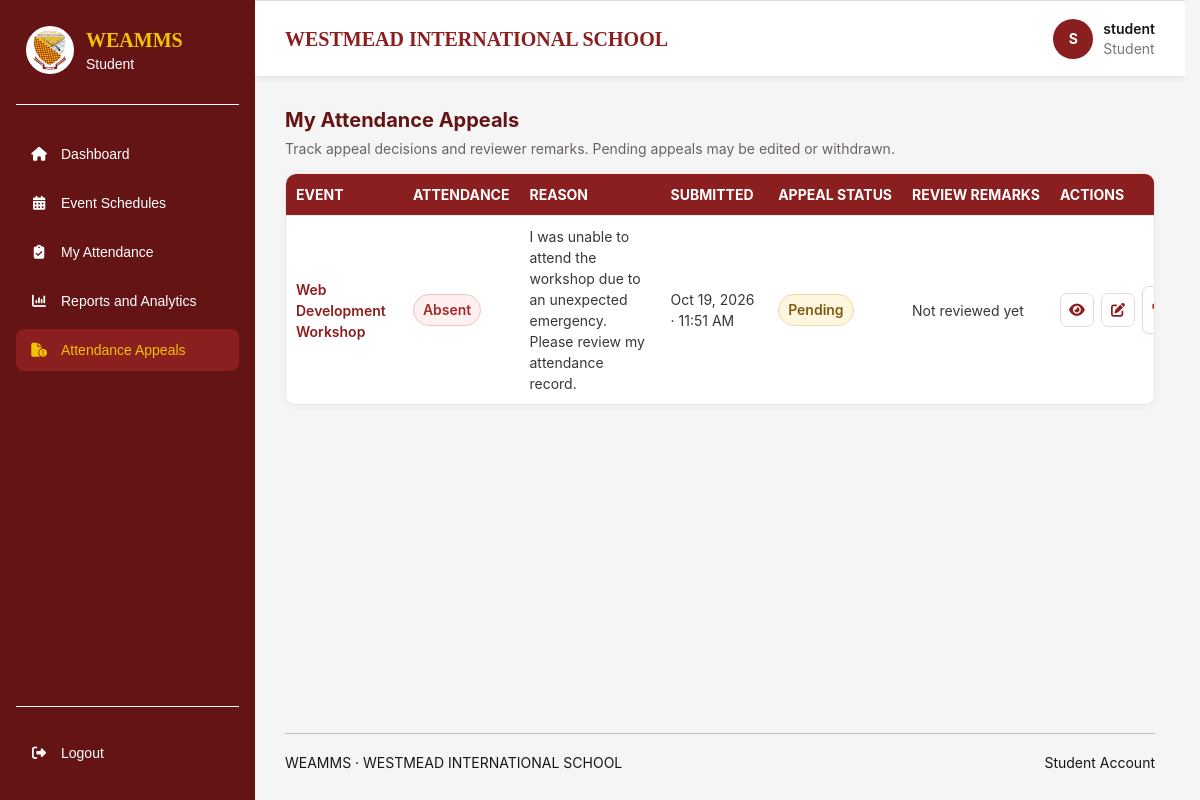
Page /student/appeals/index.php (signed in) on the committed database.
### tables this page shows
CREATE TABLE `attendance_appeals` (
  `appeal_id` bigint(20) UNSIGNED NOT NULL,
  `attendance_id` bigint(20) UNSIGNED NOT NULL,
  `student_id` bigint(20) UNSIGNED NOT NULL,
  `appeal_reason` text NOT NULL,
  `evidence_path` varchar(500) NOT NULL,
  `appeal_status` enum('pending','approved','rejected','withdrawn') NOT NULL DEFAULT 'pending',
  `reviewed_by_department_head_id` bigint(20) UNSIGNED DEFAULT NULL,
  `reviewed_at` datetime DEFAULT NULL,
  `reviewer_remarks` text DEFAULT NULL,
  `submitted_at` timestamp NOT NULL DEFAULT current_timestamp(),
  `updated_at` timestamp NOT NULL DEFAULT current_timestamp() ON UPDATE current_timestamp()
);

CREATE TABLE `events` (
  `event_id` bigint(20) UNSIGNED NOT NULL,
  `department_id` bigint(20) UNSIGNED NOT NULL,
  `requested_by` bigint(20) UNSIGNED NOT NULL,
  `academic_period_id` bigint(20) UNSIGNED NOT NULL,
  `event_title` varchar(200) NOT NULL,
  `event_description` text DEFAULT NULL,
  `venue` varchar(200) DEFAULT NULL,
  `start_at` datetime NOT NULL,
  `end_at` datetime NOT NULL,
  `attendance_opens_at` datetime DEFAULT NULL,
  `attendance_closes_at` datetime DEFAULT NULL,
  `event_status` enum('pending','approved','rejected','cancelled','cancellation_requested','completed') NOT NULL DEFAULT 'pending',
  `admin_reviewed_by` bigint(20) UNSIGNED DEFAULT NULL,
  `admin_reviewed_at` datetime DEFAULT NULL,
  `admin_remarks` text DEFAULT NULL,
  `cancellation_requested_at` datetime DEFAULT NULL,
  `cancellation_requested_by` bigint(20) UNSIGNED DEFAULT NULL,
  `cancellation_request_remarks` text DEFAULT NULL,
  `created_at` timestamp NOT NULL DEFAULT current_timestamp(),
  `updated_at` timestamp NOT NULL DEFAULT current_timestamp() ON UPDATE current_timestamp()
);

CREATE TABLE `event_attendance` (
  `attendance_id` bigint(20) UNSIGNED NOT NULL,
  `event_id` bigint(20) UNSIGNED NOT NULL,
  `student_id` bigint(20) UNSIGNED NOT NULL,
  `attendance_status` enum('present','late','absent','excused') NOT NULL DEFAULT 'absent',
  `check_in_at` datetime DEFAULT NULL,
  `recorded_by_user_id` bigint(20) UNSIGNED DEFAULT NULL,
  `record_source` enum('barcode','department_head','appeal') NOT NULL DEFAULT 'barcode',
  `remarks` varchar(500) DEFAULT NULL,
  `created_at` timestamp NOT NULL DEFAULT current_timestamp(),
  `updated_at` timestamp NOT NULL DEFAULT current_timestamp() ON UPDATE current_timestamp()
);

### includes/student_context.php (called while the page is built, shortened)
<?php
$studentBaseUrl = BASE_URL;
function studentEscape(mixed $value): string
{
    return htmlspecialchars((string) $value, ENT_QUOTES, 'UTF-8');
}
function studentDateTime(
    ?string $value,
    string $format = 'M j, Y · g:i A'
): string {
    $timestamp = strtotime($value);
    return $timestamp === false
        ? 'Not available'
        : date($format, $timestamp);
}

### student/appeals/index.php (the view, shortened to what this page needs)
<?php
require_once __DIR__ . '/../../includes/student_context.php';
$stmt = $pdo->prepare(
    'SELECT
        aa.appeal_id,
        aa.appeal_reason,
        aa.appeal_status,
        aa.evidence_path,
        aa.submitted_at,
        aa.reviewed_at,
        aa.reviewer_remarks,
        ea.attendance_id,
        ea.attendance_status,
        e.event_id,
        e.event_title,
        e.start_at
     FROM attendance_appeals aa
     INNER JOIN event_attendance ea
        ON ea.attendance_id = aa.attendance_id
     INNER JOIN events e
        ON e.event_id = ea.event_id
     WHERE aa.student_id = ?
       AND ea.student_id = ?
       AND e.department_id = ?
     ORDER BY aa.submitted_at DESC, aa.appeal_id DESC'
);
$stmt->execute([
    $studentId,
    $studentId,
    $studentDepartmentId
]);
$appeals = $stmt->fetchAll(PDO::FETCH_ASSOC);
require_once __DIR__ . '/../../includes/student_layout_start.php';
$statusClass = static function ($status): string {
    $status = strtolower(trim((string) $status));
    return preg_replace('/[^a-z0-9_-]/', '', $status);
};
?>
<section class="dashboard-section student-module-page">
    <div class="section-heading">
        <div>
            <h2>My Attendance Appeals</h2>
            <p>
                Track appeal decisions and reviewer remarks.
                Pending appeals may be edited or withdrawn.
            </p>
        </div>
    </div>
    <?php if (empty($appeals)): ?>
        <div class="student-content-panel empty-state">
            <strong>No appeals submitted</strong>
            <p>
                You can appeal a disputed attendance record from My Attendance.
            </p>
            <a
                class="management-button"
                href="<?= studentEscape($studentBaseUrl) ?>/student/attendance/index.php">
                <i class="fa-solid fa-calendar-check" aria-hidden="true"></i>
                My Attendance
            </a>
        </div>
    <?php else: ?>
        <div class="student-content-panel student-table-wrap">
            <table class="student-table">
                <thead>
                    <tr>
                        <th scope="col">Event</th>
                        <th scope="col">Attendance</th>
                        <th scope="col">Reason</th>
                        <th scope="col">Submitted</th>
                        <th scope="col">Appeal status</th>
                        <th scope="col">Review remarks</th>
                        <th scope="col">Actions</th>
                    </tr>
                </thead>
                <tbody>
                    <?php foreach ($appeals as $appeal): ?>
                        <?php
                        $appealStatus = strtolower(
                            trim((string) ($appeal['appeal_status'] ?? ''))
                        );
                        $attendanceStatus = strtolower(
                            trim((string) ($appeal['attendance_status'] ?? ''))
                        );
                        $reason = (string) ($appeal['appeal_reason'] ?? '');
                        $remarks = trim(
                            (string) ($appeal['reviewer_remarks'] ?? '')
                        );
                        ?>
                        <tr>
                            <td data-label="Event">
                                <a href="<?= studentEscape($studentBaseUrl) ?>/student/events/view.php?id=<?= (int) $appeal['event_id'] ?>">
                                    <?= studentEscape($appeal['event_title'] ?? 'Untitled event') ?>
                                </a>
                            </td>
                            <td data-label="Attendance">
                                <span class="status-pill status-<?= studentEscape($statusClass($attendanceStatus)) ?>">
                                    <?= studentEscape(ucfirst($attendanceStatus ?: 'Unknown')) ?>
                                </span>
                            </td>
                            <td data-label="Reason">
                                <span title="<?= studentEscape($reason) ?>">
                                    <?= studentEscape(
                                        strlen($reason) > 140
                                            ? substr($reason, 0, 137) . '...'
                                            : $reason
                                    ) ?>
                                </span>
                            </td>
                            <td data-label="Submitted">
                                <?= studentEscape(studentDateTime($appeal['submitted_at'])) ?>
                            </td>
                            <td data-label="Appeal status">
                                <span class="status-pill status-<?= studentEscape($statusClass($appealStatus)) ?>">
                                    <?= studentEscape(ucfirst($appealStatus ?: 'Unknown')) ?>
                                </span>
                            </td>
                            <td data-label="Review remarks">
                                <?= studentEscape($remarks !== '' ? $remarks : 'Not reviewed yet') ?>
                            </td>
                            <td data-label="Actions">
                                <div class="student-appeal-actions">
                                    <a
                                        class="student-icon-action"
                                        href="<?= studentEscape($studentBaseUrl) ?>/student/appeals/view.php?id=<?= (int) $appeal['appeal_id'] ?>"
                                        title="View details"
                                        aria-label="View appeal details">
                                        <i class="fa-solid fa-eye" aria-hidden="true"></i>
                                    </a>
                                    <?php if ($appealStatus === 'pending'): ?>
                                        <a
                                            class="student-icon-action"
                                            href="<?= studentEscape($studentBaseUrl) ?>/student/appeals/edit.php?id=<?= (int) $appeal['appeal_id'] ?>"
                                            title="Edit appeal"
                                            aria-label="Edit appeal">
                                            <i class="fa-solid fa-pen-to-square" aria-hidden="true"></i>
                                        </a>
                                        <form
                                            method="post"
                                            action="<?= studentEscape($studentBaseUrl) ?>/student/appeals/withdraw.php"
                                            onsubmit="return confirm('Are you sure you want to withdraw this appeal?');">
                                            <button
                                                class="student-icon-action student-icon-withdraw"
                                                type="submit"
                                                title="Withdraw appeal"
                                                aria-label="Withdraw appeal">
                                                <i class="fa-solid fa-arrow-rotate-left" aria-hidden="true"></i>
                                            </button>
                                        </form>
                                    <?php endif; ?>
                                </div>
                            </td>
                        </tr>
                    <?php endforeach; ?>
                </tbody>
            </table>
        </div>
    <?php endif; ?>
</section>
<?php require __DIR__ . '/../../includes/footer.php'; ?>
</main>
</body>
</html>

### assets/css/style.css (style rules this page uses)
:root { --wis-maroon-light: #B43737; --wis-maroon: #8B1E1E; --wis-maroon-dark: #641414; --wis-gold: #F2C300; --wis-gold-dark: #D6A900; --wis-white: #FFFFFF; --wis-light-blue: #E8F0FE; --wis-black: #171717; --wis-background: #F5F5F5; --wis-border: #B8C1CC; --wis-shadow: 0 8px 25px rgba(0, 0, 0, 0.10); }
* { box-sizing: border-box; margin: 0; padding: 0; }
html { scroll-behavior: smooth; }
body { display: flex; justify-content: center; align-items: flex-start; min-height: 100vh; padding: 0 20px; background: var(--wis-background); color: var(--wis-black); font-family: Arial, Helvetica, sans-serif; }
form { width: 100%; margin: 0 auto; }
button { display: block; width: 100%; min-height: 48px; padding: 12px 14px; border: 2px solid var(--wis-maroon); border-radius: 7px; background: var(--wis-maroon); color: var(--wis-white); font-family: Arial, Helvetica, sans-serif; font-size: 14px; font-weight: 700; cursor: pointer; transition: background 0.2s ease, border-color 0.2s ease, color 0.2s ease, transform 0.2s ease; }

### assets/css/student/student.css (style rules this page uses)
:root { --wis-maroon-light: #B43737; --wis-maroon: #8B1E1E; --wis-maroon-dark: #641414; --wis-gold: #F2C300; --wis-gold-dark: #D6A900; --wis-white: #FFFFFF; --wis-light-blue: #E8F0FE; --wis-black: #171717; --wis-background: #F5F5F5; --wis-border: #B8C1CC; --wis-shadow: 0 8px 25px rgba(0, 0, 0, 0.10); }
body { align-items: center; }
body.student-dashboard-page { margin: 0; padding: 0; }
.dashboard-main>.dashboard-section, .dashboard-main>.dashboard-columns, .dashboard-main>.dashboard-alert, .dashboard-main>.dashboard-footer { margin-right: 30px; margin-left: 30px; }
.dashboard-section { margin-top: 30px; margin-bottom: 18px; }
.section-heading { display: flex; align-items: center; justify-content: space-between; gap: 15px; margin-bottom: 17px; }
.section-heading h2, .attendance-card-title h2 { margin: 0; color: var(--wis-maroon-dark); font-size: 20px; font-weight: 700; }
.section-heading p { margin: 6px 0 0; color: var(--wis-black); font-size: 14px; }
.status-pill { display: inline-block; padding: 6px 9px; border-radius: 20px; font-size: 14px; font-weight: 700; }
.status-absent { background: var(--wis-background); color: var(--wis-maroon); }
.status-pending { background: var(--wis-background); color: var(--wis-black); }
.student-table-wrap { width: 100%; overflow-x: auto; border: 1px solid #e5e2df; border-radius: 9px; background: #fff; }
.student-content-panel.student-table-wrap { padding: 0; }
.student-table { width: 100%; border-collapse: collapse; text-align: left; }
.student-table th, .student-table td { padding: 12px 14px; border-bottom: 1px solid #ece8e4; vertical-align: top; }
.student-table th { background: #f8f6f4; color: #555; font-size: 14px; text-transform: uppercase; white-space: nowrap; }
.student-table td { color: #373737; font-size: 14px; }
.student-table td a { color: var(--wis-maroon); font-weight: 700; }
.student-table td form { display: inline; }
.status-pill, .student-status-pill { display: inline-flex; align-items: center; justify-content: center; padding: 6px 11px; border: 1px solid transparent; border-radius: 999px; font-size: 14px; font-weight: 700; line-height: 1.4; white-space: nowrap; }
.status-pending { background-color: #fff4d6; border-color: #f0d78c; color: #795900; }
.status-absent { background-color: #fde8e8; border-color: #efb5b5; color: #9b2525; }
html { overflow-y: scroll; scrollbar-gutter: stable; }

### rows in the picture
attendance_appeals: events.event_title "Web Development Workshop", attendance.attendance_status "Absent", appeal_reason "I was unable to attend the workshop due to an unexpected emergency. Please review my attendance record.", submitted_at "Oct 19, 2026 · 11:51 AM", appeal_status "Pending", reviewer_remarks "Not reviewed yet"

### other values in the picture
str_replace('_', ' ', $role) "Student"
$label "Dashboard"
$label "Event Schedules"
$label "My Attendance"
$label "Reports and Analytics"
$label "Attendance Appeals"
$initial "S"
$username "student"
$userRole "Student"
$footerRoleLabel "Student"
